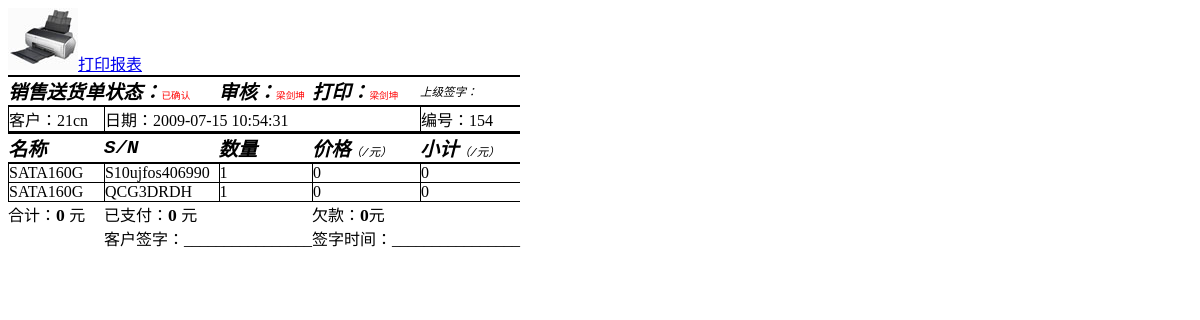
Page /sq.php?status=2&id=154&type=3 (signed in) on the committed database.
### tables this page shows
CREATE TABLE `tbOrg` (
  `id` int(11) NOT NULL auto_increment,
  `fdName` varchar(64) NOT NULL default '',
  `fdLogin` varchar(32) default NULL,
  `fdPassword` varchar(77) default NULL,
  `fdContact` varchar(128) default NULL COMMENT '联系方法(电话、地址、邮编、联系人)',
  `fdDisabled` tinyint(4) NOT NULL default '0',
  PRIMARY KEY  (`id`)
);

CREATE TABLE `tbBill` (
  `id` int(11) NOT NULL auto_increment,
  `fdBillTypeID` int(11) NOT NULL default '0' COMMENT '单据类型\r\n            1-进仓单，fdFromOrgID为供应商，fdToOrgID为内部仓库，提交后增加tbObject记录或数量\r\n            2-调货单，fdFromOrgID和fdToOrgID为仓库/内部员工/外部员工，提交后变更tbObject记录或数量\r\n            3-销售单，fdFromOrgID为仓库/内部员工/外部员工，fdToOrgID为内部员工/外部员工/经销商/客户，提交后变更tbObject记录\r\n            4-退货单，fd',
  `fdFromOrgID` int(11) NOT NULL default '0',
  `fdToOrgID` int(11) NOT NULL default '0',
  `fdAuditOrgID` int(11) NOT NULL default '0',
  `fdStatus` int(11) NOT NULL default '0' COMMENT '单据状态\r\n            0-未审核\r\n            1-未确认\r\n            2-已确认\r\n            3-已作废',
  `fdPayment` int(11) NOT NULL default '0' COMMENT '已付货款，以分为单位。\r\n            一份票据的总金额不记录在tbBill中，需要对tbItem进行SUM()操作获得',
  `fdAbstract` varchar(128) default NULL,
  `fdCreate` datetime NOT NULL default '0000-00-00 00:00:00',
  `fdAudit` datetime default NULL,
  `fdConfirm` datetime default NULL,
  `fdCancel` datetime default NULL,
  `fdCreateOrgID` int(11) NOT NULL,
  PRIMARY KEY  (`id`),
  KEY `FK_AuditOrg_Bill` (`fdAuditOrgID`),
  KEY `FK_BillType_Bill` (`fdBillTypeID`),
  KEY `FK_FromOrg_Bill` (`fdFromOrgID`),
  KEY `FK_ToOrg_Bill` (`fdToOrgID`)
);

CREATE TABLE `tbItem` (
  `id` int(11) NOT NULL auto_increment,
  `fdBillID` int(11) NOT NULL default '0',
  `fdObjectID` int(11) NOT NULL default '0',
  `fdQuantity` int(11) NOT NULL default '0' COMMENT '数量\r\n            对于有唯一编码的货物，fdQuantity总是等于1\r\n            对于无唯一编码的货物，fdQuantity可为任意非负数',
  `fdPrice` int(11) NOT NULL default '0' COMMENT '商品转移价格，以分为单位。',
  `fdClassID` int(11) NOT NULL,
  `fdSN` varchar(64) default NULL,
  PRIMARY KEY  (`id`),
  KEY `FK_Bill_Item` (`fdBillID`),
  KEY `FK_Object_Item` (`fdObjectID`)
);

CREATE TABLE `tbClass` (
  `id` int(11) NOT NULL auto_increment,
  `fdSortID` int(11) NOT NULL default '0',
  `fdName` varchar(64) NOT NULL default '',
  `fdPrice` int(11) NOT NULL default '0' COMMENT '标准售价，以分为单位',
  PRIMARY KEY  (`id`),
  KEY `FK_Sort_Class` (`fdSortID`)
);

### billdata.php (the view, shortened to what this page needs)
<?php
function printbillitem($billtype,$billid)
{
	$query="select * from tbBill where id={$billid}";
	$result=mysql_query($query);
	$pay=mysql_result($result,0,"fdPayment");
	$orgfrom=mysql_result($result,0,"fdFromOrgID");
	$orgto=mysql_result($result,0,"fdToOrgID");
	$status=mysql_result($result,0,"fdStatus");
	$auditid=mysql_result($result,0,"fdAuditOrgID");
	$createtime=mysql_result($result,0,"fdCreate");
	$query="select fdName from tbOrg where id={$orgto}";
	$result=mysql_query($query);
	$orgtoname=mysql_result($result,0,"fdName");
	$query="select fdName from tbOrg where id={$orgfrom}";
	$result=mysql_query($query);
	$orgfromname=mysql_result($result,0,"fdName");
	if($auditid!=0)
	{
	$query="select fdName from tbOrg where id={$auditid}";
	$result=mysql_query($query);
	$auditname=mysql_result($result,0,"fdName");
	}
	$query="select fdName from tbOrg where id={$_SESSION["OrgID"]}";
	$result=mysql_query($query);
	$orgname=mysql_result($result,0,"fdName");
	echo "<table border='0'  cellspacing='0' cellpadding='0'>";
echo "<tr>";
	switch($billtype){
	case 3:
	echo "<td class='head'>销售送货单</td>";
	break;
	break;}
	switch($status){
	case 2:
	echo "<td class='head'>状态：<b>已确认</b></td>";
	break;
	break;}
	if($auditid==0)
	echo "<td class='head'>&nbsp;</td>";
	else
	echo "<td class='head'>审核：<b>$auditname</b></td>";
    echo "<td class='head'>打印：<b>$orgname</b></td>";
	echo "<td class='head'><a>上级签字：</a></td>";
echo "</tr>";
		echo "<tr>";
		if($billtye==3)
		echo "<td class='class' colspan='3' >客户：$orgtoname</td>";
		elseif($billtype==1||$billtype==2)
		echo "<td class='class'>从：$orgfromname 到：$orgtoname </td>";
		else
		echo "<td class='class'  >客户：$orgtoname</td>";
		echo "<td class='class' colspan='3'>日期：$createtime</td>";
		echo "<td class='class'>编号：$billid</td>";
		echo "</tr>";
		echo "<tr>";
	echo "<td class='head'>名称</td>";
	echo "<td class='head'>S/N</td>";
	echo "<td class='head'>数量</td>";
	if($billtype!=2){
	echo "<td class='head'>价格<a>（/元）</a></td>";
	echo "<td class='head'>小计<a>（/元）</a></td>";
	}
	echo "</tr>";
	$query="select * from tbItem where fdBillID={$billid}";
	$thebigcost=0;
	$result=mysql_query($query);
		while($row=mysql_fetch_assoc($result))
	{
		$objectname=getobjectname($row["fdClassID"]);
		$sn=$row["fdSN"];
		$count=$row["fdQuantity"];
		if($billtype!=2)
		{
		$cost=$row["fdPrice"]/100;
		$full=$count*$cost;
		$thebigcost+=$full;
		}
		echo "<tr>";
	echo "<td class='class'>$objectname</td>";
	if($sn)
	echo "<td class='class'>$sn</td>";
	else
	echo "<td class='class'>&nbsp</td>";
	echo "<td class='class'>$count</td>";
	if($billtype!=2)
	{
	echo "<td class='class'>$cost</td>";
	echo "<td class='class'>$full</td>";
	}
	echo "</tr>";
	}
	echo "<tr>";
	if($billtype!=2)
	{
	echo "<td   class='heji'>合计：<a>$thebigcost </a>元</td>";
	echo "<td   class='heji' colspan='2'>已支付：<a>$pay </a>元</td>";
	echo "<td   class='heji' colspan='2'> 欠款：<a>".($thebigcost-$pay)."</a>元</td>";
	}
	echo "</tr>";
	echo "<tr><td></td><td colspan='2'>";
		if($billtype==1||$billtype==2)
	echo "确认人签字:";
	else
	echo "<a>客户签字：________________<a>";
	echo "</td>";
	echo "<td colspan='2'>";
	echo "签字时间：________________";
	echo "</td>";
	echo "</tr>";
	echo "</table>";
}
function getobjectname($classid)
{
		$query="select fdName from tbClass where id={$classid}";
		$result=mysql_query($query);
		$classname=mysql_result($result,0,"fdName");
		return $classname;
	}
?>

### print.css (style rules this page uses)
.head { font-size:1.2em; font-family:"Courier New", Courier, monospace; font-style:italic; border:2px #000 solid; border-left:1px; border-right:0px; margin:0px; font-weight:bold; }
b { color:#F00; font-weight:400; font-size:0.5em; font-family:Verdana, Geneva, sans-serif; font-style:normal; }
.class { border-left:1px #000 solid; border-bottom:1px #000 solid; border-top:0px; }
tr { margin:0px; }
.heji a { text-align:right; font-size:1.1em; font-weight:bold; }
.head a { font-size:0.6em; font-weight:100; }

### rows in the picture
tborg: fdName "梁剑坤"
tborg: fdName "21cn"
tbbill: fdCreate "2009-07-15 10:54:31", fdPayment "0", $thebigcost-$pay "0"
tbitem: fdClassID.fdName "SATA160G", fdSN "S10ujfos406990", fdQuantity "1", fdPrice "0"
tbitem: fdClassID.fdName "SATA160G", fdSN "QCG3DRDH", fdQuantity "1", fdPrice "0"

### other values in the picture
$billid "154"
$thebigcost "0"
